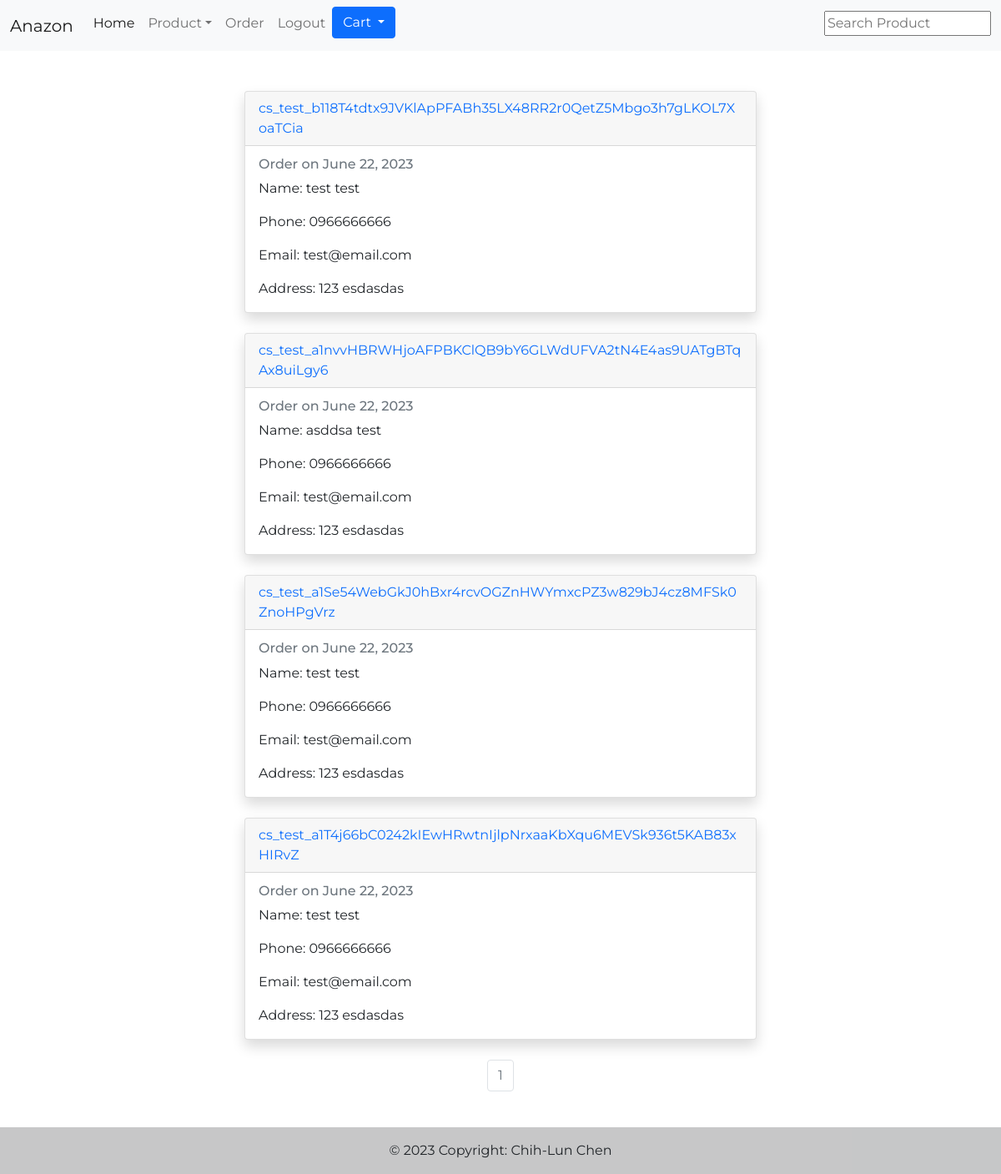
The app's page /order (signed in), older data.
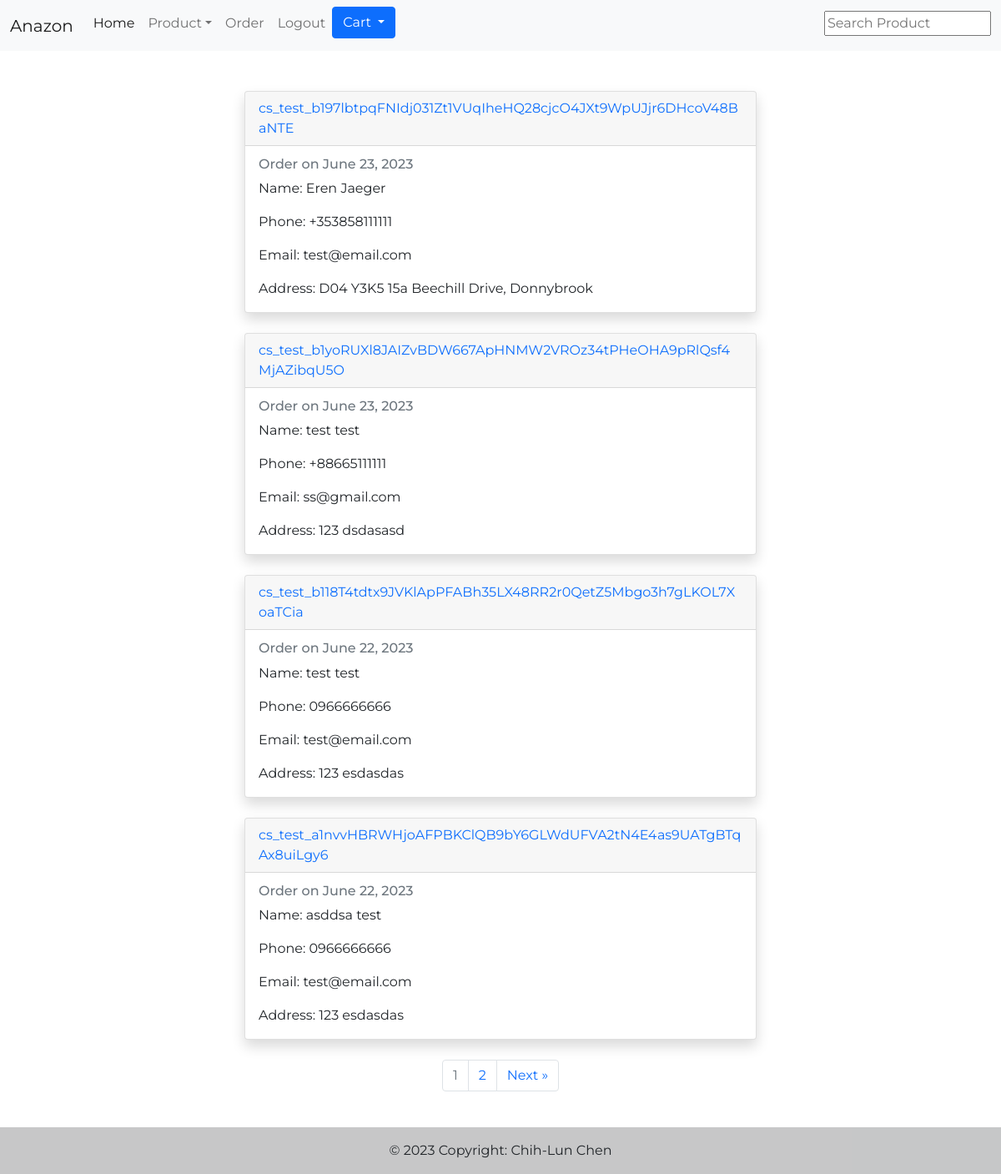
The same page, newer data.
### shop/models.py (models this page shows, shortened)
class Order(models.Model):
    stripe_id = models.CharField(max_length=255, null=False, unique=True)
    user = models.ForeignKey(User, on_delete=models.CASCADE)
    first_name = models.CharField(max_length=255, null=False)
    last_name = models.CharField(max_length=255, null=False)
    phone = PhoneNumberField(blank=False, null=False)
    email = models.EmailField(blank=False, null=False)
    postcode = models.CharField(max_length=255, null=False)
    address = models.CharField(max_length=255, null=False)
    updated = models.DateTimeField(auto_now=True)
    created = models.DateField(auto_now_add=True)
    class Meta:
        ordering = ['-updated', '-created']

### shop/views.py (the view)
# urls.py: path('order', views.order, name='order'),
@login_required(login_url='/login/')
def order(request):
    orders = Order.objects.filter(user=request.user).all()
    paginator = Paginator(orders, 4)
    try:
        page_num = int(request.GET.get('page', 10))
    except ValueError:
        page_num = 1
    try:
        page = paginator.page(page_num)
    except EmptyPage:
        page = paginator.page(1)
    return render(request, 'shop/order.html', {'orders': page})

### shop/templates/shop/order.html (shortened to what this page needs)
{% extends 'main.html' %}
{% block content %}
<div class="container py-5">
{% if not orders %}
<h1 id="order_message">You do not have any order!</h1>
{% else %}
{% for order in orders %}
<div class="col d-flex justify-content-center">
    <div class="card shadow" id="order">
        <div class="card-header">
            <a href="{% url 'order_detail' order.stripe_id %}">
            {{ order.stripe_id }}
            </a>
        </div>
        <div class="card-body">
            <div id="order_content">
                <h6 class="card-subtitle mb-2 text-muted">Order on {{ order.created }}</h6>
                <p class="card-text">Name: {{ order.first_name }} {{ order.last_name }}</p>
                <p class="card-text">Phone: {{ order.phone }}</p>
                <p class="card-text">Email: {{ order.email }}</p>
                <p class="card-text">Address: {{ order.postcode }} {{ order.address }}</p>
            </div>
        </div>
      </div>
</div>
<br>
{% endfor %}
<ul class="pagination justify-content-center">
    {% for i in orders.paginator.page_range %}
        {% if orders.number == i %}
            <li class="page-item disabled"><a class="page-link">{{i}}</a></li>
        {% elif i > orders.number|add:'-5' and i < orders.number|add:'5' %}
            <li class="page-item"><a class="page-link" href="{% url 'order' %}?page={{ i }}">{{ i }}</a></li>
        {% endif %}
    {% endfor %}
    {% if orders.has_next %}
        <li class="page-item">
            <a class="page-link" href="{% url 'order' %}?page={{ orders.next_page_number }}" aria-label="Next">
              <span class="sr-only">Next</span>
              <span aria-hidden="true">&raquo;</span>
            </a>
        </li>
    {% endif %}
</ul>
{% endif %}
</div>
{% endblock content %}

### templates/main.html (shortened to what this page needs)
<!DOCTYPE html>
{% load static %}
<html lang="en">
<head>
    <link href="https://cdn.jsdelivr.net/npm/bootstrap@5.0.2/dist/css/bootstrap.min.css" rel="stylesheet">
    <link rel="stylesheet" href="https://cdn.jsdelivr.net/npm/intl-tel-input@18.1.1/build/css/intlTelInput.css">
    <link rel="stylesheet" type="text/css" media="screen" href="{% static 'styles/main.css' %}">
</head>
<body>
    {% include 'navbar.html' %}
    {% block content %}
    {% endblock %}
</body>
<footer class="bg-light text-center text-lg-start fixed-bottom">
    <div class="text-center p-3" style="background-color: rgba(0, 0, 0, 0.2);">
      © {% now "Y" %} Copyright:
      <a class="text-dark" href="https://github.com/Chih-lun">Chih-Lun Chen</a>
    </div>
</footer>
</html>

### templates/navbar.html (shortened to what this page needs)
<nav class="navbar navbar-expand-lg navbar-light bg-light">
  <div class="container-fluid">
    <a class="navbar-brand" href="/">Anazon</a>
    <div class="collapse navbar-collapse" id="navbarNavDropdown">
      <ul class="navbar-nav me-auto">
        <li class="nav-item">
          <a class="nav-link active" aria-current="page" href="/">Home</a>
        </li>
        <li class="nav-item dropdown">
          <a class="nav-link dropdown-toggle" href="#" id="navbarDropdown" role="button" data-bs-toggle="dropdown" aria-expanded="false">Product</a>
        </li>
        {% if request.user.is_authenticated %}
        <li class="nav-item">
          <a class="nav-link" href="{% url 'order' %}">Order</a>
        </li>
        <li class="nav-item">
          <a class="nav-link" href="{% url 'logout' %}?next={{ request.get_full_path|urlencode }}">Logout</a>
        </li>
        {% endif %}
        <li class="nav-item dropdown">
          <button class="btn btn-primary dropdown-toggle"  data-bs-auto-close="outside" type="button" id="dropdownMenuButton1" data-bs-toggle="dropdown" aria-expanded="false">
            Cart
          </button>
        </li>
      </ul>
      <ul class="navbar-nav">
        <li class="nav-item">
          <form method="GET" action="{% url 'product' %}">
            <input type="text" name="search" placeholder="Search Product"/>
          </form>
        </li>
      </ul>
    </div>
  </div>
</nav>

### static/styles/main.css (style rules this page uses)
html { margin-bottom: 35px; }
body { font-family: 'Montserrat', sans-serif; }
a { text-decoration: none; }
.nav-item { margin-bottom: 5px; }
#login_form, #register_form, #shipping_form, #order_content { display: inline-block; text-align: left; }
#order { width: 55%; }

Row changes from the older to the newer data that the page shows:
no longer on this page (row unchanged): Order: stripe_id "cs_test_a1Se54WebGkJ0hBxr4rcvOGZnHWYmxcPZ3w829bJ4cz8MFSk0ZnoHPgVrz", created "June 22, 2023", first_name "test", last_name "test", phone "0966666666", email "test@email.com", postcode "123", address "esdasdas"
no longer on this page (row unchanged): Order: stripe_id "cs_test_a1T4j66bC0242kIEwHRwtnIjlpNrxaaKbXqu6MEVSk936t5KAB83xHIRvZ", created "June 22, 2023", first_name "test", last_name "test", phone "0966666666", email "test@email.com", postcode "123", address "esdasdas"
added Order: stripe_id "cs_test_b197lbtpqFNIdj031Zt1VUqIheHQ28cjcO4JXt9WpUJjr6DHcoV48BaNTE", created "June 23, 2023", first_name "Eren", last_name "Jaeger", phone "+353858111111", email "test@email.com", postcode "D04 Y3K5", address "15a Beechill Drive, Donnybrook"
added Order: stripe_id "cs_test_b1yoRUXl8JAIZvBDW667ApHNMW2VROz34tPHeOHA9pRlQsf4MjAZibqU5O", created "June 23, 2023", first_name "test", last_name "test", phone "+88665111111", email "ss@gmail.com", postcode "123", address "dsdasasd"
Text that changed along with them:
new list line: "2"
text now shown: "Next »"
